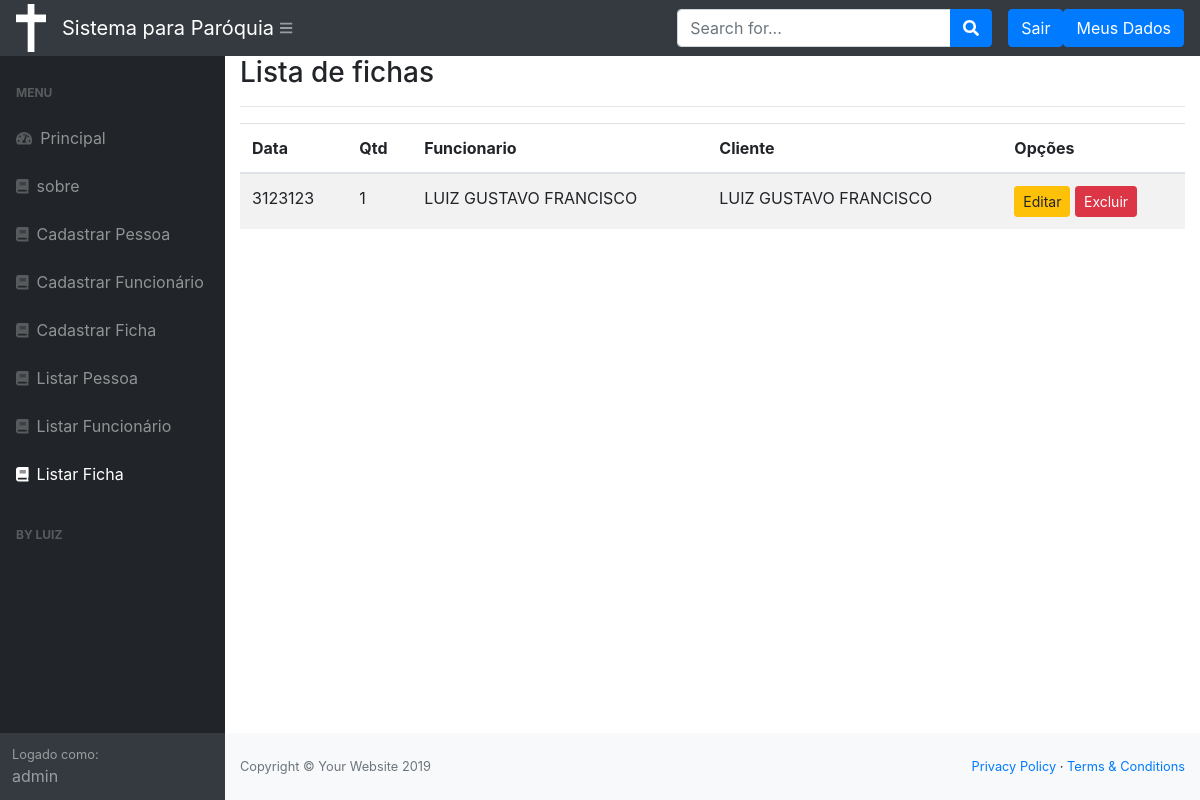
The page /listar/ficha/ (signed in) on the database as committed earlier.
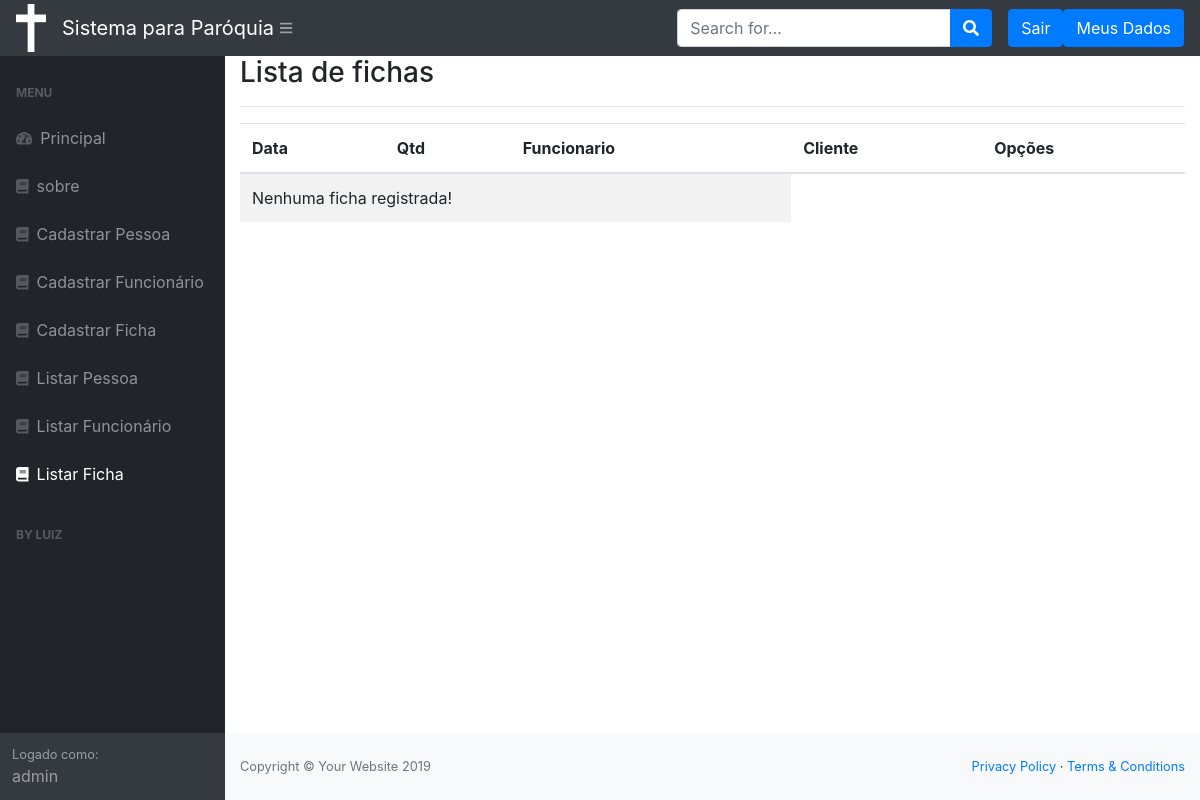
The same page on the database as committed later.
### cadastros/models.py (models this page shows, shortened)
class Ficha(models.Model):
    data = models.CharField(max_length=50)
    qtd = models .IntegerField()
    usuario = models.ForeignKey(User, on_delete=models.PROTECT)
    funcionario = models.ForeignKey(Funcionario, on_delete = models.PROTECT)
    pessoa = models.ForeignKey(Pessoa, on_delete = models.PROTECT)

class Funcionario(models.Model):
    nome = models.CharField(max_length=50)
    endereco = models.CharField(max_length=50, verbose_name="Endereço", unique=True)
    telefone = models.CharField(max_length=50)
    email = models.CharField(max_length=50, unique=True)
    cpf = models.CharField(max_length=50)

class Pessoa(models.Model):
    nome = models.CharField(max_length=50)
    endereco = models.CharField(max_length=50, verbose_name="Endereço", unique=True)
    telefone = models.CharField(max_length=50)
    email = models.CharField(max_length=50, unique=True)
    cpf = models.CharField(max_length=50)
    arquivo = models.FileField(upload_to='pdf/')

### cadastros/views.py (the view)
# urls.py: path('listar/ficha/', FichaList.as_view(), name="listar-ficha"),
class FichaList(LoginRequiredMixin, ListView):
    login_url = reverse_lazy('login')
    model = Ficha
    template_name = 'cadastros/listas/ficha.html'

### cadastros/templates/cadastros/listas/ficha.html (shortened to what this page needs)
{% extends 'paginas/modelo.html' %}
{% load static %}
{% block conteudo %}
    <h3>Lista de fichas </h3>
<hr>
<div class="table-responsive">
    <table class="table table-striped" id="tabela_ficha">
    <thead>
        <tr>
            <th>Data</th>
            <th>Qtd</th>
            <th>Funcionario</th>
            <th>Cliente</th>
            <th>Opções</th>
        </tr>
    </thead>
    <tbody>
        {% for ficha in object_list %}
        <tr>
            <td>{{ ficha.data }}</td>
            <td> {{ ficha.qtd }} </td>
            <td> {{ ficha.funcionario.nome }} </td>
            <td> {{ ficha.pessoa.nome }} </td>
            <td>
                <a href="{% url 'editar-ficha' ficha.pk %}" class="btn btn-warning btn-sm">Editar</a>
                <a href="{% url 'excluir-ficha' ficha.pk %}" class="btn btn-danger btn-sm">Excluir</a>
             </td>
        </tr>
        {% empty %}
        <tr>
            <td colspan="3">Nenhuma ficha registrada!</td>
        </tr>
        {% endfor %}
    </tbody>
    </table>
</div>
{% endblock %}

Rows that differ between the two databases and show on the page:
removed Ficha: data "3123123", qtd "1", funcionario.nome "LUIZ GUSTAVO FRANCISCO", pessoa.nome "LUIZ GUSTAVO FRANCISCO"
Other text that changed with them:
text now shown: "Nenhuma ficha registrada!"
